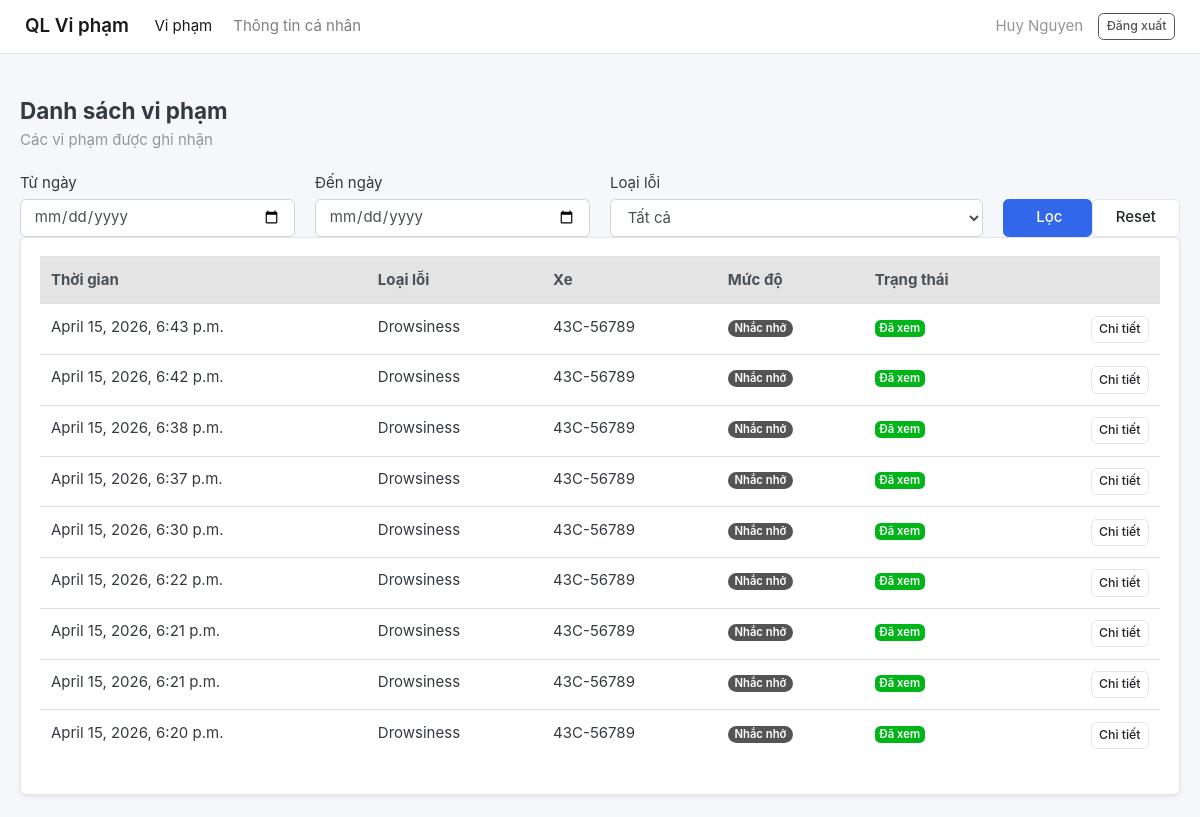
The page /violations/list/ (signed in) on the database its author committed.
### accounts/models.py (models this page shows, shortened)
class Account(AbstractBaseUser):
    first_name = models.CharField(max_length=50)
    last_name = models.CharField(max_length=50)
    username = models.CharField(max_length=50, unique=True)
    email = models.EmailField(max_length=100, unique=True)
    phone_number = models.CharField(max_length=15, blank=True)
    card_uid = models.CharField(max_length=50, unique=True, null=True, blank=True)
    date_joined = models.DateTimeField(auto_now_add=True)
    last_login = models.DateTimeField(auto_now=True)
    is_admin = models.BooleanField(default=False)
    is_staff = models.BooleanField(default=False)
    is_active = models.BooleanField(default=True)
    is_superadmin = models.BooleanField(default=False)
    USERNAME_FIELD = 'email'
    REQUIRED_FIELDS = ['username', 'first_name', 'last_name']
    objects = MyAccountManager()
    def get_full_name(self):
        return f"{self.first_name} {self.last_name}"

### violations/models.py (models this page shows, shortened)
class Violation(models.Model):
    category = models.ForeignKey(Category, on_delete=models.CASCADE)
    reporter = models.ForeignKey(Account, on_delete=models.CASCADE)
    vehicle = models.ForeignKey(Vehicle, on_delete=models.CASCADE)
    title = models.CharField(max_length=200, default ="Violation Report")
    description = models.TextField()
    reported_at = models.DateTimeField(auto_now_add=True)
    image = models.ImageField(upload_to='violations/', null=True, blank=True)
    viewed = models.BooleanField(default=False)
    class Meta:
        verbose_name = "Violation"
        verbose_name_plural = "Violations"
        ordering = ['-reported_at']

### categories/models.py (models this page shows, shortened)
class Category(models.Model):
    name = models.CharField(max_length=100)
    description = models.TextField(blank=True, null=True)
    severality_level = models.IntegerField(default=1)
    is_active = models.BooleanField(default=True)
    created_at = models.DateTimeField(auto_now_add=True)
    class Meta:
        verbose_name = "Category"
        verbose_name_plural = "Categories"
        ordering = ['name']

### vehicles/models.py (models this page shows, shortened)
class Vehicle(models.Model):
    license_plate = models.CharField(max_length=20, unique=True)
    model = models.CharField(max_length=100)
    registration_date = models.DateField()

### violations/views.py (the view)
# urls.py: path('list/', views.violation_list, name='violation_list'),
@login_required
def violation_list(request):
    qs = Violation.objects.filter(reporter=request.user).select_related(
        "category", "vehicle", "reporter"
    ).order_by("-reported_at")
    from_date_str = request.GET.get("from_date", "").strip()
    to_date_str = request.GET.get("to_date", "").strip()
    selected_category = request.GET.get("category", "").strip()
    from_date = parse_date(from_date_str) if from_date_str else None
    to_date = parse_date(to_date_str) if to_date_str else None
    if from_date:
        qs = qs.filter(reported_at__date__gte=from_date)
    if to_date:
        qs = qs.filter(reported_at__date__lte=to_date)
    if selected_category:
        qs = qs.filter(category_id=selected_category)
    context = {
        "violations": qs,
        "links": Category.objects.all().order_by("name"),  # danh sách category cho dropdown
        "from_date": from_date_str,
        "to_date": to_date_str,
        "selected_category": selected_category,
    }
    return render(request, "violation_list.html", context)

### categories/context_processors.py (called while the page is built)
def menu_links(request):
    links = Category.objects.all()
    return dict(links=links)

### templates/violation_list.html (shortened to what this page needs)
{% extends "base.html" %} {% block content %}
<div class="container">
  <div class="page-header d-flex justify-content-between align-items-center">
    <div>
      <h4 class="mb-1">Danh sách vi phạm</h4>
      <div class="text-muted">Các vi phạm được ghi nhận</div>
    </div>
  </div>
  <form method="get" class="row g-3 align-items-end">
  <div class="col-md-3">
    <label class="form-label">Từ ngày</label>
    <input type="date" class="form-control" name="from_date" value="{{ from_date|default:'' }}">
  </div>
  <div class="col-md-3">
    <label class="form-label">Đến ngày</label>
    <input type="date" class="form-control" name="to_date" value="{{ to_date|default:'' }}">
  </div>
  <div class="col-md-4">
    <label class="form-label">Loại lỗi</label>
    <select class="form-control" name="category">
      <option value="">Tất cả</option>
    </select>
  </div>
  <div class="col-md-2 d-flex gap-2">
    <button class="btn btn-primary w-100" type="submit">
       Lọc
    </button>
    <a class="btn btn-light w-100" href="{% url 'violation_list' %}">
      Reset
    </a>
  </div>
</form>
  <div class="card shadow-sm">
    <div class="card-body">
      <table class="table table-hover">
        <thead class="thead-light">
          <tr>
            <th>Thời gian</th>
            <th>Loại lỗi</th>
            <th>Xe</th>
            <th>Mức độ</th>
            <th>Trạng thái</th>
            <th></th>
          </tr>
        </thead>
        <tbody>
          {% for violation in violations %}
          <tr>
            <td>{{ violation.reported_at }}</td>
            <td>{{violation.category.name}}</td>
            <td>{{ violation.vehicle.license_plate }}</td>
            <td>
              <span
                class="badge badge-pill {% if violation.category.severality_level == 2 %} badge-danger {% else %} badge-secondary {% endif %}"
              >
                {% if violation.category.severality_level == 2 %} Nghiêm trọng
                {% else %} Nhắc nhở {% endif %}
              </span>
            </td>
            <td>
              {% if violation.viewed %}
              <span class="badge badge-success">Đã xem</span>
              {% else %}
              <span class="badge badge-light border">Chưa xem</span>
              {% endif %}
            <td class="text-right">
              <a class="btn btn-light btn-sm" href="{% url 'violation_detail' violation.id %}">
  Chi tiết
</a>
            </td>
          </tr>
          {% endfor %}
        </tbody>
      </table>
    </div>
  </div>
</div>
{% endblock %}

### templates/base.html (shortened to what this page needs)
{% load static %}
<!doctype html>
<html lang="vi">
  <head>
    <link rel="stylesheet" href="{% static 'css/bootstrap.css' %}" />
    <link rel="stylesheet" href="{% static 'css/ui.css' %}" />
    <link rel="stylesheet" href="{% static 'css/responsive.css' %}" />
  </head>
  <body>
    <nav class="navbar navbar-expand-lg navbar-light bg-white border-bottom">
      <div class="container">
        <a
          class="navbar-brand font-weight-bold"
          href="{% url 'violation_list' %}"
          >QL Vi phạm</a
        >
        <ul class="navbar-nav mr-auto">
          <li
            class="nav-item {% if request.resolver_match.url_name == 'violation_list' %}active{% endif %}"
          >
            <a class="nav-link" href="{% url 'violation_list' %}">Vi phạm</a>
          </li>
          <li class="nav-item">
            <a class="nav-link" href="{% url 'profile' %}">Thông tin cá nhân</a>
          </li>
        </ul>
        <div class="d-flex align-items-center">
          {% if request.user.is_authenticated %}
          <span class="text-muted mr-3">
            {{ request.user.get_full_name|default:request.user.email }}
          </span>
          <a class="btn btn-outline-secondary btn-sm" href="{% url 'logout' %}">
            Đăng xuất
          </a>
          {% else %}
          <a class="btn btn-primary btn-sm" href="{% url 'login' %}">
            Đăng nhập
          </a>
          {% endif %}
        </div>
      </div>
    </nav>
    <main class="container py-4">
       {% block content %}{% endblock %}
    </main>
  </body>
</html>

### static/css/ui.css (style rules this page uses)
html { font-family: "Inter", sans-serif; font-size: 15px; }
.bg-white { background-color: #fff; }
.btn-light { background-color: #fff; border-color: #e4e4e4; }

### templates/base.html (style rules this page uses)
body { background: #f6f7fb; }
.page-header { padding: 20px 0; }
.badge-pill { border-radius: 999px; }

### rows shown on the page
Account: user.get_full_name "Huy Nguyen"
Violation: reported_at "April 15, 2026, 6:43 p.m.", category.name "Drowsiness", vehicle.license_plate "43C-56789", shows "Nhắc nhở", viewed "Đã xem"
Violation: reported_at "April 15, 2026, 6:42 p.m.", category.name "Drowsiness", vehicle.license_plate "43C-56789", shows "Nhắc nhở", viewed "Đã xem"
Violation: reported_at "April 15, 2026, 6:38 p.m.", category.name "Drowsiness", vehicle.license_plate "43C-56789", shows "Nhắc nhở", viewed "Đã xem"
Violation: reported_at "April 15, 2026, 6:37 p.m.", category.name "Drowsiness", vehicle.license_plate "43C-56789", shows "Nhắc nhở", viewed "Đã xem"
Violation: reported_at "April 15, 2026, 6:30 p.m.", category.name "Drowsiness", vehicle.license_plate "43C-56789", shows "Nhắc nhở", viewed "Đã xem"
Violation: reported_at "April 15, 2026, 6:22 p.m.", category.name "Drowsiness", vehicle.license_plate "43C-56789", shows "Nhắc nhở", viewed "Đã xem"
Violation: reported_at "April 15, 2026, 6:21 p.m.", category.name "Drowsiness", vehicle.license_plate "43C-56789", shows "Nhắc nhở", viewed "Đã xem"
Violation: reported_at "April 15, 2026, 6:21 p.m.", category.name "Drowsiness", vehicle.license_plate "43C-56789", shows "Nhắc nhở", viewed "Đã xem"
Violation: reported_at "April 15, 2026, 6:20 p.m.", category.name "Drowsiness", vehicle.license_plate "43C-56789", shows "Nhắc nhở", viewed "Đã xem"
